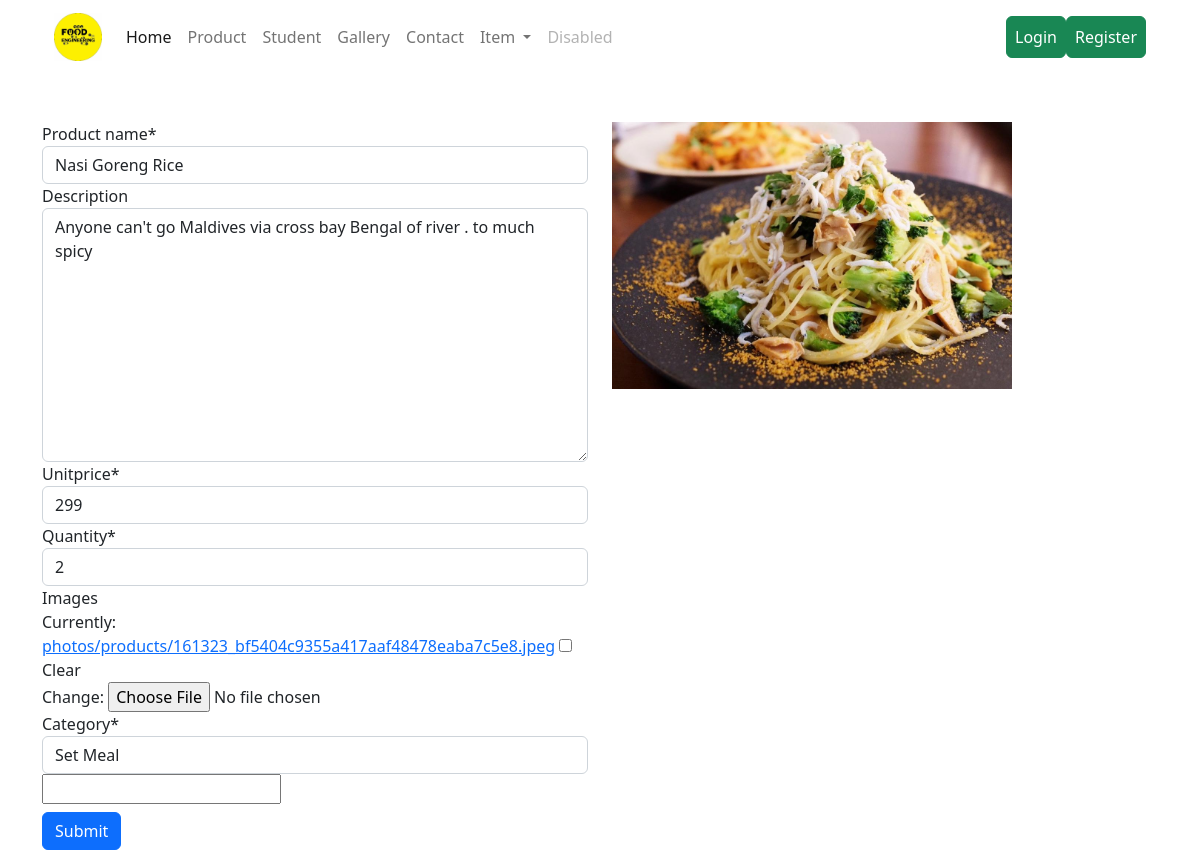
The page /productApp/productEdit/3/ on the database its author committed.
### productApp/models.py (models this page shows, shortened)
class Product(models.Model):
    product_name = models.CharField(max_length=200, unique=True)
    slug = models.SlugField(max_length=200, unique=True,blank=True)
    description= models.TextField(max_length=500, blank=True)
    unitprice= models.IntegerField()
    quantity=models.IntegerField()
    totalprice=models.IntegerField(null=True,blank=True,default=0)
    images=models.FileField(upload_to='photos/products',default='photos/products/blank.png',blank=True)
    Category= models.ForeignKey(Category, on_delete=models.CASCADE)
    created_date=models.DateTimeField(auto_now_add=True)
    modified_date=models.DateTimeField(auto_now=True)

### productApp/views.py (the view)
# urls.py: path('productEdit/<int:id>/', views.editProduct, name='productEdit'),
def editProduct(request, id):
    if request.method =="POST":
        product= Product.objects.get(pk=id)
        form= ProductForm(request.POST or None, request.FILES,instance= product)
        if form.is_valid():
            form.save()
            return redirect('listproduct')
    else:
        product= Product.objects.get(pk=id)
        form=ProductForm(request.POST or None, instance=product)
    context={'title': 'Edit', 'form':form,'product':product}
    return render (request, "productApp/ProductForm.html", context)

### productApp/forms.py
class ProductForm(forms.ModelForm):
    class Meta:
        model=Product
        fields='__all__'
        exclude=('slug','totalprice',)

### categoryApp/models.py (called while the page is built)
    def __str__(self):
        return self.category_name

### templates/productApp/productForm.html (shortened to what this page needs)
{% extends 'base.html' %}
{% block content %}
    <div class="row">
        <div class="col">
            <div>
                <form action="" method="POST" enctype="multipart/form-data">
                    {% load crispy_forms_tags %}
                    {{ form|crispy }}
                    <input type="text" id="id_dob" class="dt mb-2" />
                    <br>
                    <button type="submit" class="btn btn-primary">Submit</button>
                </form>
            </div>
        </div>
        <div class="col">
            <div>
                <img src="{{ product.images.url }}" alt="No Image" class="blah" width="400px">
            </div>
        </div>
    </div>
{% endblock content %}

### rows shown on the page
Product: product_name "Nasi Goreng Rice", description "Anyone can't go Maldives via cross bay Bengal of river . to much spicy", unitprice "299", quantity "2", Category "Set Meal", images (picture)
